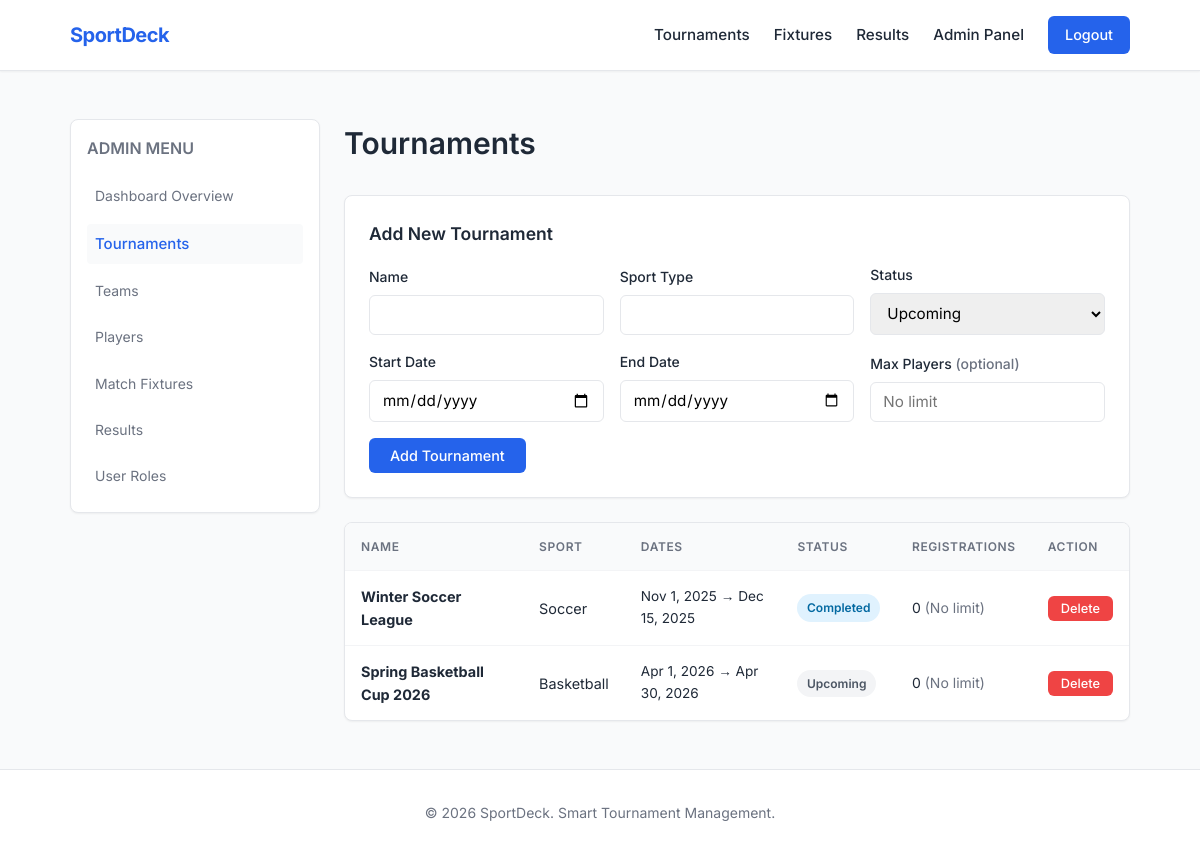
The app's page /admin/tournaments.php (signed in) with its own data.
### tables this page shows
CREATE TABLE IF NOT EXISTS tournaments (
    id INT AUTO_INCREMENT PRIMARY KEY,
    name VARCHAR(200) NOT NULL,
    sport_type VARCHAR(50) NOT NULL,
    start_date DATE NOT NULL,
    end_date DATE NOT NULL,
    status ENUM('upcoming', 'ongoing', 'completed') DEFAULT 'upcoming',
    max_players INT DEFAULT NULL   
);

### includes/config.php (called while the page is built, shortened)
<?php
function displayDate($date) {
    return date("M j, Y", strtotime($date));
}
?>

### admin/tournaments.php (the view, shortened to what this page needs)
<?php
require_once '../includes/config.php';
require_once '../includes/auth.php';
$tournaments = $pdo->query("
    SELECT t.*,
        (SELECT COUNT(*) FROM tournament_registrations WHERE tournament_id = t.id AND status = 'registered') AS reg_count
    FROM tournaments t
    ORDER BY t.id DESC
")->fetchAll();
include '../includes/header.php';
?>
<div class="grid" style="grid-template-columns: 250px 1fr; align-items: start;">
    <div class="card" style="padding: 1rem;">
        <h3 style="font-size:1rem; text-transform:uppercase; color:var(--text-muted); margin-bottom:1rem;">Admin Menu</h3>
        <ul style="list-style:none; display:flex; flex-direction:column; gap:0.5rem;">
            <li><a href="dashboard.php" class="text-muted" style="display:block; padding:0.5rem;">Dashboard Overview</a></li>
            <li><a href="tournaments.php" style="display:block; padding:0.5rem; background:var(--bg-color); border-radius:4px; font-weight:500;">Tournaments</a></li>
            <li><a href="teams.php" class="text-muted" style="display:block; padding:0.5rem;">Teams</a></li>
            <li><a href="players.php" class="text-muted" style="display:block; padding:0.5rem;">Players</a></li>
            <li><a href="matches.php" class="text-muted" style="display:block; padding:0.5rem;">Match Fixtures</a></li>
            <li><a href="results.php" class="text-muted" style="display:block; padding:0.5rem;">Results</a></li>
            <li><a href="users.php" class="text-muted" style="display:block; padding:0.5rem;">User Roles</a></li>
        </ul>
    </div>
    <div>
        <div class="flex flex-between mb-2">
            <h1 class="page-title mb-0">Tournaments</h1>
        </div>
        <div class="card mb-3">
            <h3 class="mb-2">Add New Tournament</h3>
            <form method="POST">
                <div class="grid grid-3" style="align-items:end; gap:1rem;">
                    <div class="form-group" style="margin-bottom:0;">
                        <label class="form-label">Name</label>
                        <input type="text" name="name" class="form-control" required>
                    </div>
                    <div class="form-group" style="margin-bottom:0;">
                        <label class="form-label">Sport Type</label>
                        <input type="text" name="sport_type" class="form-control" required>
                    </div>
                    <div class="form-group" style="margin-bottom:0;">
                        <label class="form-label">Status</label>
                        <select name="status" class="form-control">
                            <option value="upcoming">Upcoming</option>
                        </select>
                    </div>
                    <div class="form-group" style="margin-bottom:0;">
                        <label class="form-label">Start Date</label>
                        <input type="date" name="start_date" class="form-control" required>
                    </div>
                    <div class="form-group" style="margin-bottom:0;">
                        <label class="form-label">End Date</label>
                        <input type="date" name="end_date" class="form-control" required>
                    </div>
                    <div class="form-group" style="margin-bottom:0;">
                        <label class="form-label">Max Players <span class="text-muted">(optional)</span></label>
                        <input type="number" name="max_players" class="form-control" min="1" placeholder="No limit">
                    </div>
                </div>
                <div style="margin-top:1rem;">
                    <button type="submit" name="add" class="btn btn-primary">Add Tournament</button>
                </div>
            </form>
        </div>
        <div class="table-wrapper">
            <table class="table">
                <thead>
                    <tr>
                        <th>Name</th>
                        <th>Sport</th>
                        <th>Dates</th>
                        <th>Status</th>
                        <th>Registrations</th>
                        <th>Action</th>
                    </tr>
                </thead>
                <tbody>
                    <?php foreach($tournaments as $t): ?>
                    <tr>
                        <td><strong><?php echo htmlspecialchars($t['name']); ?></strong></td>
                        <td><?php echo htmlspecialchars($t['sport_type']); ?></td>
                        <td style="font-size:0.85rem;"><?php echo displayDate($t['start_date']) . ' → ' . displayDate($t['end_date']); ?></td>
                        <td>
                            <?php
                                $badge = 'badge-gray';
                                if($t['status'] == 'completed') $badge = 'badge-blue';
                            ?>
                            <span class="badge <?php echo $badge; ?>"><?php echo ucfirst($t['status']); ?></span>
                        </td>
                        <td>
                            <?php if ($t['max_players'] !== null): ?>
                                <?php $full = $t['reg_count'] >= $t['max_players']; ?>
                                <span style="font-weight:600; color: <?= $full ? 'var(--danger)' : 'var(--success)' ?>">
                                    <?= $t['reg_count'] ?> / <?= $t['max_players'] ?>
                                </span>
                                <?php if ($full): ?><span class="badge badge-red" style="margin-left:0.25rem;">Full</span><?php endif; ?>
                            <?php else: ?>
                                <span style="font-size:0.875rem;"><?= $t['reg_count'] ?> <span class="text-muted">(No limit)</span></span>
                            <?php endif; ?>
                        </td>
                        <td>
                            <form method="POST" onsubmit="return confirm('Delete this tournament and all related data?');" style="display:inline;">
                                <button type="submit" name="delete" class="btn btn-danger btn-sm">Delete</button>
                            </form>
                        </td>
                    </tr>
                    <?php endforeach; ?>
                </tbody>
            </table>
        </div>
    </div>
</div>
<?php include '../includes/footer.php'; ?>

### css/style.css (style rules this page uses)
:root { --bg-color: #f9fafb; --text-main: #1f2937; --text-muted: #6b7280; --primary: #2563eb; --primary-hover: #1d4ed8; --border: #e5e7eb; --border-light: #f3f4f6; --surface: #ffffff; --danger: #ef4444; --success: #10b981; --shadow-sm: 0 1px 2px 0 rgba(0, 0, 0, 0.05); --shadow-md: 0 4px 6px -1px rgba(0, 0, 0, 0.1), 0 2px 4px -1px rgba(0, 0, 0, 0.06); }
* { box-sizing: border-box; margin: 0; padding: 0; font-family: 'Inter', sans-serif; }
body { background-color: var(--bg-color); color: var(--text-main); line-height: 1.6; font-size: 15px; display: flex; flex-direction: column; min-height: 100vh; }
a { color: var(--primary); text-decoration: none; transition: color 0.15s ease-in-out; }
h1, h2, h3, h4 { color: var(--text-main); font-weight: 600; margin-bottom: 0.75rem; }
.text-muted { color: var(--text-muted); font-size: 0.875rem; }
.mb-2 { margin-bottom: 1rem; }
.mb-3 { margin-bottom: 1.5rem; }
.grid { display: grid; grid-template-columns: 1fr; gap: 1.5rem; }
@media (min-width: 768px) { .grid-3 { grid-template-columns: repeat(3, 1fr); } }
.flex { display: flex; }
.flex-between { justify-content: space-between; align-items: center; }
.btn { display: inline-flex; align-items: center; justify-content: center; padding: 0.5rem 1.25rem; border-radius: 6px; font-weight: 500; font-size: 0.9rem; cursor: pointer; border: 1px solid transparent; transition: all 0.15s ease-in-out; }
.btn-primary { background-color: var(--primary); color: #fff; }
.btn-danger { background-color: var(--danger); color: #fff; }
.btn-sm { padding: 0.25rem 0.75rem; font-size: 0.8rem; }
.card { background-color: var(--surface); border: 1px solid var(--border); border-radius: 8px; padding: 1.5rem; box-shadow: var(--shadow-sm); transition: transform 0.2s ease, box-shadow 0.2s ease; }
.form-group { margin-bottom: 1.25rem; }
.form-label { display: block; font-size: 0.875rem; font-weight: 500; margin-bottom: 0.4rem; color: var(--text-main); }
.form-control { width: 100%; padding: 0.6rem 0.75rem; border: 1px solid var(--border); border-radius: 6px; font-size: 0.95rem; transition: border-color 0.15s ease, box-shadow 0.15s ease; }
.table-wrapper { overflow-x: auto; background: var(--surface); border: 1px solid var(--border); border-radius: 8px; box-shadow: var(--shadow-sm); }
.table { width: 100%; border-collapse: collapse; text-align: left; }
.table th, .table td { padding: 0.875rem 1rem; border-bottom: 1px solid var(--border-light); font-size: 0.9rem; }
.table th { background-color: var(--bg-color); font-weight: 600; color: var(--text-muted); text-transform: uppercase; font-size: 0.75rem; letter-spacing: 0.05em; }
.table tr:last-child td { border-bottom: none; }
.table tbody tr { transition: background-color 0.15s ease; }
.badge { display: inline-block; padding: 0.25rem 0.6rem; border-radius: 9999px; font-size: 0.75rem; font-weight: 600; text-transform: capitalize; }
.badge-blue { background-color: #e0f2fe; color: #0369a1; }
.badge-gray { background-color: #f3f4f6; color: #4b5563; }

### records on screen
tournaments: name "Winter Soccer League", sport_type "Soccer", start_date "Nov 1, 2025", end_date "Dec 15, 2025", status "Completed", reg_count "0"
tournaments: name "Spring Basketball Cup 2026", sport_type "Basketball", start_date "Apr 1, 2026", end_date "Apr 30, 2026", status "Upcoming", reg_count "0"
